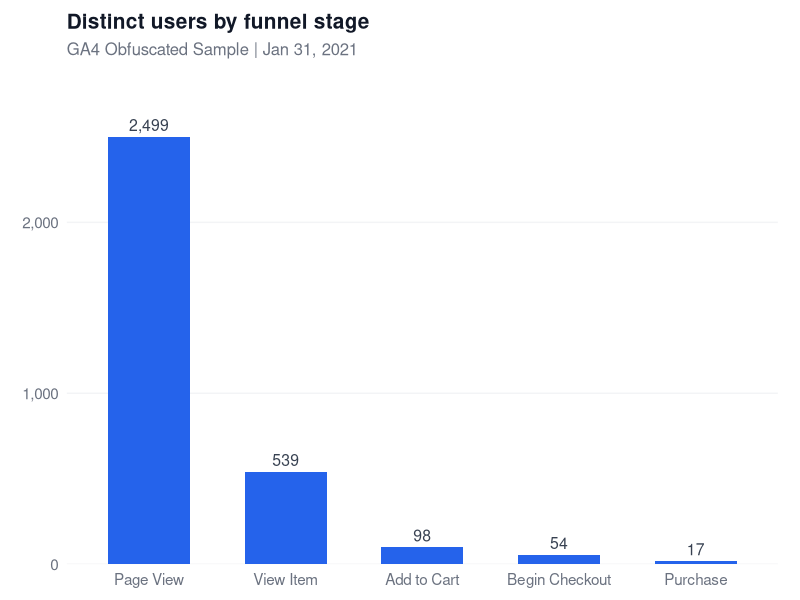
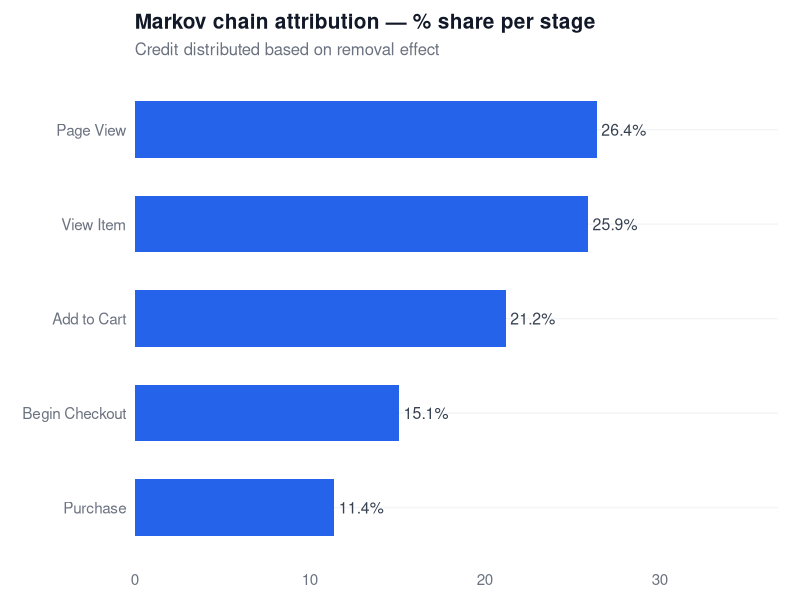
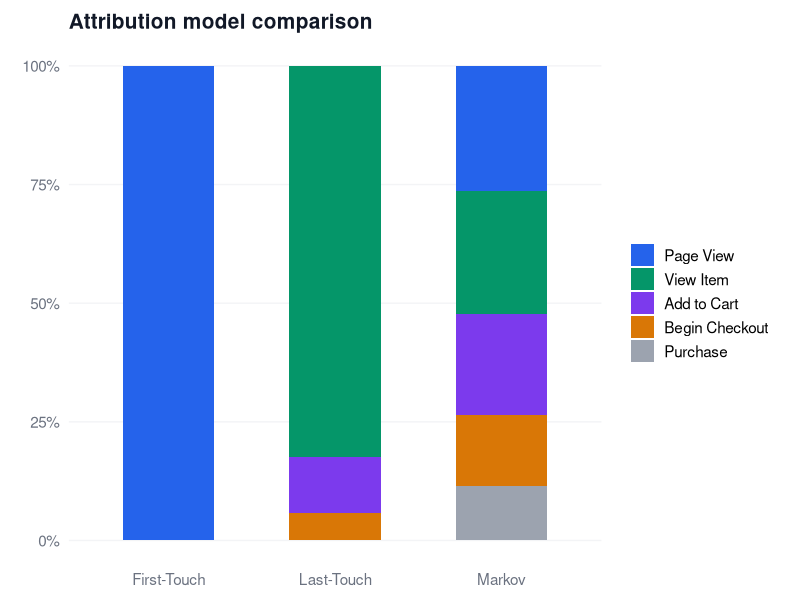

Generate these figures, in order, with R:
## ---- chunk 1
library(dplyr)
library(ggplot2)
library(scales)
library(knitr)
library(kableExtra)

funnel_order <- c("page_view", "view_item", "add_to_cart",
                  "begin_checkout", "purchase")

funnel <- data.frame(
  event_name = factor(funnel_order, levels = funnel_order),
  users      = c(2499, 539, 98, 54, 17),
  cvr        = c("100%", "21.6%", "3.9%", "2.2%", "0.7%"),
  dropoff    = c("—", "78.4%", "81.8%", "44.9%", "68.5%")
)

table_markov <- data.frame(
  channel           = c("page_view", "view_item", "add_to_cart",
                        "begin_checkout", "purchase"),
  total_conversions = c(4, 4, 4, 3, 2),
  percent           = c(26.4, 25.9, 21.2, 15.1, 11.4)
)

theme_slide <- function() {
  theme_minimal(base_size = 14) +
    theme(
      plot.title         = element_text(face = "bold", size = 15,
                                        color = "#111827", margin = margin(b = 6)),
      plot.subtitle      = element_text(size = 12, color = "#6B7280",
                                        margin = margin(b = 10)),
      axis.text          = element_text(size = 11, color = "#6B7280"),
      axis.title         = element_blank(),
      panel.grid.major.x = element_blank(),
      panel.grid.major.y = element_line(color = "#F3F4F6", linewidth = 0.5),
      panel.grid.minor   = element_blank(),
      plot.background    = element_rect(fill = "white", color = NA),
      panel.background   = element_rect(fill = "white", color = NA),
      plot.margin        = margin(10, 16, 8, 16)
    )
}

C_BLUE   <- "#2563EB"
C_GREEN  <- "#059669"
C_PURPLE <- "#7C3AED"
C_AMBER  <- "#D97706"
C_RED    <- "#DC2626"
## ---- chunk 2
data.frame(
  Metric  = c("Total Events", "Distinct Users", "Sessions with Purchase", "Overall CVR"),
  Value   = c("26,489", "2,546", "17", "0.7%")
) |>
  kable(align = c("l", "r"), col.names = c("Metric", "Value")) |>
  kable_styling(bootstrap_options = c("striped", "hover"), full_width = FALSE) |>
  row_spec(4, bold = TRUE, color = "#991B1B")
## ---- chunk 3
ggplot(funnel, aes(x = event_name, y = users)) +
  geom_col(fill = C_BLUE, width = 0.6) +
  geom_text(aes(label = scales::comma(users)),
            vjust = -0.5, size = 4, color = "#374151") +
  scale_x_discrete(labels = c("Page View", "View Item",
                               "Add to Cart", "Begin Checkout", "Purchase")) +
  scale_y_continuous(labels = scales::comma,
                     expand  = expansion(mult = c(0, 0.15))) +
  labs(title    = "Distinct users by funnel stage",
       subtitle = "GA4 Obfuscated Sample | Jan 31, 2021") +
  theme_slide()
## ---- chunk 4
data.frame(
  Stage    = c("page_view → view_item",
               "view_item → add_to_cart",
               "add_to_cart → begin_checkout",
               "begin_checkout → purchase"),
  Dropoff  = c("78.4%", "81.8%", "44.9%", "68.5%"),
  Priority = c("Critical", "Critical", "Moderate", "Critical")
) |>
  kable(align = c("l", "c", "c"),
        col.names = c("Transition", "Drop-off Rate", "Priority")) |>
  kable_styling(bootstrap_options = c("striped", "hover"), full_width = TRUE) |>
  row_spec(c(1, 2, 4), color = "#a32d2d", bold = TRUE) |>
  row_spec(3, color = "#b45309")
## ---- chunk 5
table_markov |>
  mutate(channel = factor(channel, levels = funnel_order)) |>
  arrange(channel) |>
  ggplot(aes(x = reorder(channel, percent), y = percent)) +
  geom_col(fill = C_BLUE, width = 0.6) +
  geom_text(aes(label = paste0(percent, "%")),
            hjust = -0.1, size = 4, color = "#374151") +
  coord_flip() +
  scale_y_continuous(limits = c(0, 35),
                     expand  = expansion(mult = c(0, 0.05))) +
  scale_x_discrete(labels = c("purchase"       = "Purchase",
                               "begin_checkout" = "Begin Checkout",
                               "add_to_cart"    = "Add to Cart",
                               "view_item"      = "View Item",
                               "page_view"      = "Page View")) +
  labs(title    = "Markov chain attribution — % share per stage",
       subtitle = "Credit distributed based on removal effect") +
  theme_slide()
## ---- chunk 6
comparison <- data.frame(
  channel = rep(c("Page View", "View Item", "Add to Cart",
                  "Begin Checkout", "Purchase"), 3),
  model   = rep(c("First-Touch", "Last-Touch", "Markov"), each = 5),
  value   = c(
    100,  0,    0,    0,   0,
    0,    82.4, 11.8, 5.9, 0,
    26.4, 25.9, 21.2, 15.1, 11.4
  )
) |>
  mutate(
    channel = factor(channel,
                     levels = c("Page View", "View Item", "Add to Cart",
                                "Begin Checkout", "Purchase")),
    model   = factor(model, levels = c("First-Touch", "Last-Touch", "Markov"))
  )

ggplot(comparison, aes(x = model, y = value, fill = channel)) +
  geom_col(position = "fill", width = 0.55) +
  scale_y_continuous(labels = percent_format()) +
  scale_fill_manual(values = c(
    "Page View"      = "#2563EB",
    "View Item"      = "#059669",
    "Add to Cart"    = "#7C3AED",
    "Begin Checkout" = "#D97706",
    "Purchase"       = "#9CA3AF"
  )) +
  labs(title = "Attribution model comparison",
       x = NULL, y = "Share", fill = NULL) +
  theme_slide() +
  theme(legend.position = "right",
        legend.text = element_text(size = 11))
## ---- chunk 7
sessionInfo()
